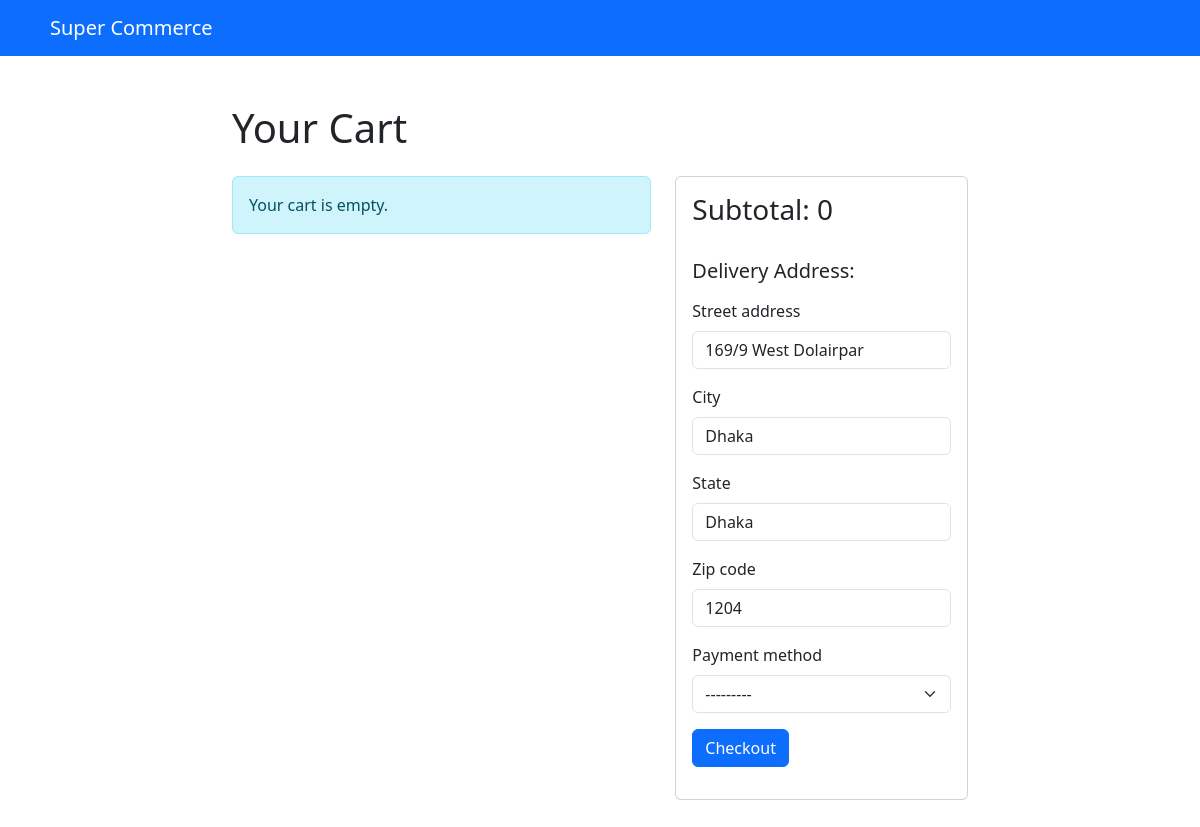
The page /user/cart (signed in) on the database as committed earlier.
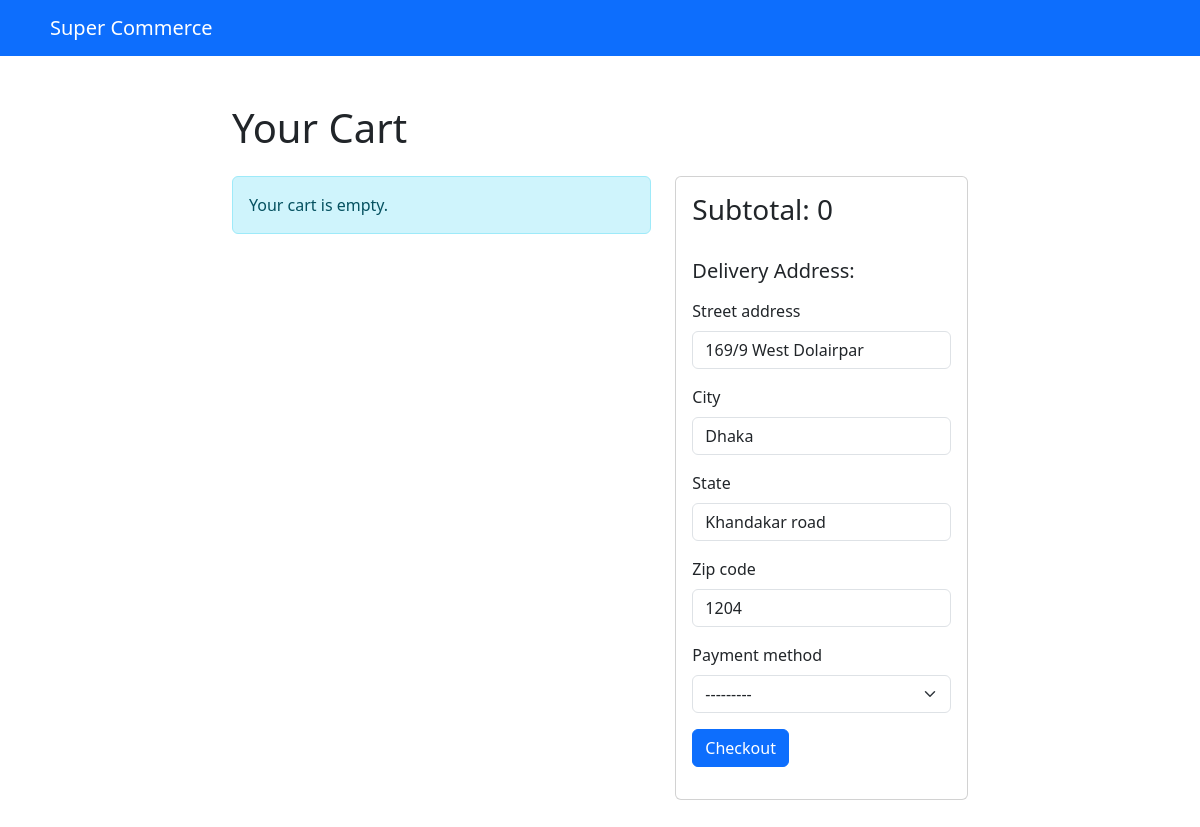
The same page on the database as committed later.
### user_management/models.py (models this page shows)
class BuyerInfo(models.Model):
    user = models.ForeignKey(user_model, on_delete=models.CASCADE)
    street_address = models.CharField(max_length=200)
    city = models.CharField(max_length=100)
    state = models.CharField(max_length=100)
    zip_code = models.CharField(max_length=10)

### transactions/views.py (the view, shortened to what this page needs)
# urls.py: path('cart', views.OrderListView.as_view(), name='cart'),
class OrderListView(LoginRequiredMixin, ListView):
    model = models.Order
    template_name = "cart.html"
    form_class = forms.OrderForm
    buyer_info_form_class = BuyerInfoForm
    payment_form_class = forms.TransactionForm
    def get_queryset(self):
        queryset = super().get_queryset()
        queryset = queryset.filter(buyer=self.request.user, is_confirmed=False)
        return queryset
    def get_context_data(self, **kwargs):
        context = super().get_context_data(**kwargs)
        order_list = context['object_list']
        forms_with_instances = {order.id: self.form_class(
            instance=order) for order in order_list}
        context['forms'] = forms_with_instances
        context['subtotal'] = sum(order.final_cost for order in order_list)
        try:
            buyer_info = models.BuyerInfo.objects.get(  # pylint: disable=no-member
                user=self.request.user)
            context['buyer_info_form'] = self.buyer_info_form_class(
                instance=buyer_info)
        except models.BuyerInfo.DoesNotExist:  # pylint: disable=no-member
            context['buyer_info_form'] = self.buyer_info_form_class()
        context['payment_form'] = self.payment_form_class()
        return context

### user_management/forms.py (shortened to what this page needs)
class BuyerInfoForm(forms.ModelForm):
    class Meta:  # pylint: disable=too-few-public-methods
        model = models.BuyerInfo
        fields = ['street_address', 'city', 'state', 'zip_code']
    def __init__(self, *args, **kwargs):
        super().__init__(*args, **kwargs)
        instance = kwargs.get('instance')
        if instance:
            self.initial['street_address'] = instance.street_address
            self.initial['city'] = instance.city
            self.initial['state'] = instance.state
            self.initial['zip_code'] = instance.zip_code

### transactions/forms.py
class TransactionForm(forms.ModelForm):
    class Meta:
        model = models.Transaction
        fields = ['payment_method']

### transactions/templates/cart.html (shortened to what this page needs)
{% extends 'base.html' %}
{% load template_filters %}
{% load django_bootstrap5 %}
{% block body %}
<header class="navbar navbar-expand-lg navbar-dark bg-primary mb-4">
    <div class="container">
        <a class="navbar-brand" href="{% url 'products:list' %}">
            Super Commerce
        </a>
    </div>
</header>
<div class="container my-5">
    <div class="row justify-content-center">
        <div class="col-md-8">
            <h1 class="mb-4">Your Cart</h1>
            <div class="row">
                <div class="col-md-7">
                    {% for order in object_list %}
                    {% with form=forms|get_item:order.id %}
                    <div class="card mb-4">
                        <div class="card-body">
                            <h2 class="card-title">{{ order.product.title }}</h2>
                            <p class="card-text">Unit Price: {{ order.unit_price }}</p>
                            <form method="POST">
                                {% csrf_token %}
                                <input type="hidden" name="order_id" value="{{ order.id }}" />
                                {% bootstrap_form form %}
                                <button type="submit" class="btn btn-primary">Update Order</button>
                            </form>
                            <p class="card-text">Discount: {{ order.discount }}%</p>
                            <p class="card-text">Final Cost: {{ order.final_cost }}</p>
                            <form method="POST" action="{% url 'transactions:cart' %}">
                                {% csrf_token %}
                                <input type="hidden" name="order_id" value="{{ order.id }}" />
                                <input type="hidden" name="delete_order" value="True" />
                                <button type="submit" class="btn btn-danger">Delete Order</button>
                            </form>
                        </div>
                    </div>
                    {% endwith %}
                    {% empty %}
                    <div class="alert alert-info" role="alert">Your cart is empty.</div>
                    {% endfor %}
                </div>
                <div class="col-md-5">
                    <div class="card">
                        <div class="card-body">
                            <h3 class="card-title">Subtotal: {{ subtotal }}</h3>
                            <br />
                            <form method="POST" action="{% url 'transactions:cart' %}" id="transaction-form">
                                <h5 class="mb-3">Delivery Address:</h5>
                                {% bootstrap_form buyer_info_form %}
                                {% bootstrap_form payment_form %}
                                <button type="submit" name="checkout" class="btn btn-primary">Checkout</button>
                            </form>
                        </div>
                    </div>
                </div>
            </div>
        </div>
    </div>
</div>
{% endblock %}

Rows that differ between the two databases and show on the page:
changed BuyerInfo "169/9 West Dolairpar": state "Dhaka" → "Khandakar road"
